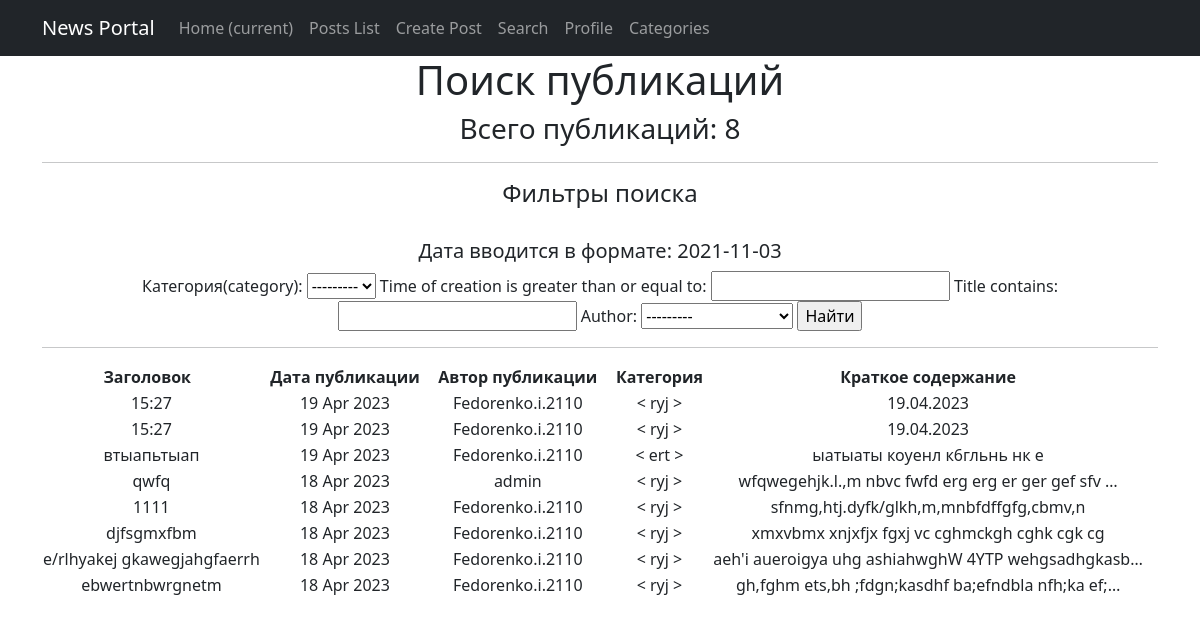
/posts/search/, run on the app's committed database.
### news/models.py (models this page shows, shortened)
class Post(models.Model):
    article = 'AR'
    news = 'NW'
    kind = [
        (article, 'Статья'),
        (news, 'Новость')
    ]
    author = models.ForeignKey(Author, on_delete=models.CASCADE)
    view = models.CharField(max_length=2, choices=kind, default=article)
    time_of_creation = models.DateTimeField(auto_now_add=True)
    post_category = models.ForeignKey(Category, on_delete=models.CASCADE, verbose_name='Категория(category)')
    title = models.CharField(max_length=128)
    text = models.TextField()
    post_rating = models.IntegerField(default=0)
    class Meta:
        verbose_name = 'Публикация'
        verbose_name_plural = 'Публикации'

class Author(models.Model):
    author_user = models.OneToOneField(User, on_delete=models.CASCADE)
    author_rating = models.IntegerField(default=0)
    class Meta:
        verbose_name = 'Автор'
        verbose_name_plural = 'Авторы'
    def __str__(self):
        return f'{self.author_user}'

class Category(models.Model):
    name = models.CharField(max_length=64, unique=True)
    subscribers = models.ManyToManyField(User, through='CategorySubscribers')
    class Meta:
        verbose_name = 'Категория'
        verbose_name_plural = 'Категории'
    def __str__(self):
        return f'{self.name}'

### news/views.py (the view)
# urls.py: path('search/', PostsSearch.as_view(), name='search'),
class PostsSearch(ListView):
    model = Post
    template_name = 'news/search.html'
    context_object_name = 'posts_search'
    ordering = ['-time_of_creation']
    def get_context_data(self, **kwargs):
        context = super().get_context_data(**kwargs)
        context['filter'] = PostFilter(self.request.GET, queryset=self.get_queryset())
        return context

### news/templatetags/custom_filters.py (called while the page is built)
@register.filter(name='censor')
def censor(value):
    censor_list = ['мат']
    text = value.split()
    for word in text:
        if word.lower() in censor_list:
            value = value.replace(word, '[CENSORED]')
    return value

### templates/news/search.html (shortened to what this page needs)
{% extends 'default.html' %}
{% load custom_filters %}
{% block content %}
    <h1>Поиск публикаций</h1>
    <h3><p align="center">Всего публикаций: {{ posts_search|length }}</p></h3>
    <hr>
    <h4>Фильтры поиска</h4>
    <br>
    <h5>Дата вводится в формате: 2021-11-03</h5>
    <form method="GET">
        {{ filter.form }}
        <input type="submit" value="Найти">
    </form>
    <hr>
    {% if posts_search %}
       <table>
           <thead>
              <th>
                  <b>Заголовок &nbsp </b>
              </th>
              <th>
                  <b> &nbsp Дата публикации &nbsp </b>
              </th>
              <th>
                  <b> &nbsp Автор публикации &nbsp </b>
              </th>
              <th>
                  <b> &nbsp Категория &nbsp </b>
              </th>
              <th>
                  <b> &nbsp Краткое содержание &nbsp</b>
              </th>
           </thead>
      {% for post in filter.qs %}
          <tr>
              <td>
                  {{ post.title|censor }}
              </td>
              <td>
                  {{ post.time_of_creation|date:'d M Y'}}
              </td>
              <td>
                  {{ post.author }}
              </td>
              <td>
                  < {{ post.post_category }} >
              </td>
              <td>
                  {{ post.text|truncatechars:50|censor }}
              </td>
          </tr>
      {% endfor %}
      </table>
    <br>
    {% else %}
      <h2>Публикаций нет!</h2>
    {% endif %}
{% endblock content %}

### templates/default.html (shortened to what this page needs)
<!DOCTYPE html>
<html lang="en">
    <head>
        {% load static %}
        <link href="{% static 'css/styles.css'%}" rel="stylesheet" />
    </head>
    <body>
        <nav class="navbar navbar-expand-lg navbar-dark bg-dark static-top">
            <div class="container">
                <a class="navbar-brand" href="#">News Portal</a>
                <div class="collapse navbar-collapse" id="navbarResponsive">
                    <ul class="navbar-nav ml-auto">
                        <li class="nav-item active">
                            <a class="nav-link" href="/">Home
                                <span class="sr-only">(current)</span>
                            </a>
                        </li>
                        <li class="nav-item">
                            <a class="nav-link" href="/posts/">Posts List</a>
                        </li>
                        <li class="nav-item">
                            <a class="nav-link" href="/posts/add/">Create Post</a>
                        </li>
                        <li class="nav-item">
                            <a class="nav-link" href="/posts/search/">Search</a>
                        </li>
                        <li class="nav-item">
                            <a class="nav-link" href="/account/profile/">Profile</a>
                        </li>
                        <li class="nav-item">
                            <a class="nav-link" href="/posts/categories/">Categories</a>
                        </li>
                    </ul>
                </div>
            </div>
        </nav>
        <div class="container">
            <div class="row">
                <div class="col-lg-12 text-center">
                    {% block content %}{% endblock content %}
                </div>
            </div>
        </div>
    </body>
</html>

### data on the page
Post: title|censor "15:27", time_of_creation "19 Apr 2023", author "Fedorenko.i.2110", post_category "ryj", text|censor "19.04.2023"
Post: title|censor "15:27", time_of_creation "19 Apr 2023", author "Fedorenko.i.2110", post_category "ryj", text|censor "19.04.2023"
Post: title|censor "втыапьтыап", time_of_creation "19 Apr 2023", author "Fedorenko.i.2110", post_category "ert", text|censor "ыатыаты коуенл к6гльнь нк е"
Post: title|censor "qwfq", time_of_creation "18 Apr 2023", author "admin", post_category "ryj", text|censor "wfqwegehjk.l.,m nbvc fwfd erg erg er ger gef sfv …"
Post: title|censor "1111", time_of_creation "18 Apr 2023", author "Fedorenko.i.2110", post_category "ryj", text|censor "sfnmg,htj.dyfk/glkh,m,mnbfdffgfg,cbmv,n"
Post: title|censor "djfsgmxfbm", time_of_creation "18 Apr 2023", author "Fedorenko.i.2110", post_category "ryj", text|censor "xmxvbmx xnjxfjx fgxj vc cghmckgh cghk cgk cg"
Post: title|censor "e/rlhyakej gkawegjahgfaerrh", time_of_creation "18 Apr 2023", author "Fedorenko.i.2110", post_category "ryj", text|censor "aeh'i aueroigya uhg ashiahwghW 4YTP wehgsadhgkasb…"
Post: title|censor "ebwertnbwrgnetm", time_of_creation "18 Apr 2023", author "Fedorenko.i.2110", post_category "ryj", text|censor "gh,fghm ets,bh ;fdgn;kasdhf ba;efndbla nfh;ka ef;…"

### other printed values
{{ posts_search|length }} "8"
